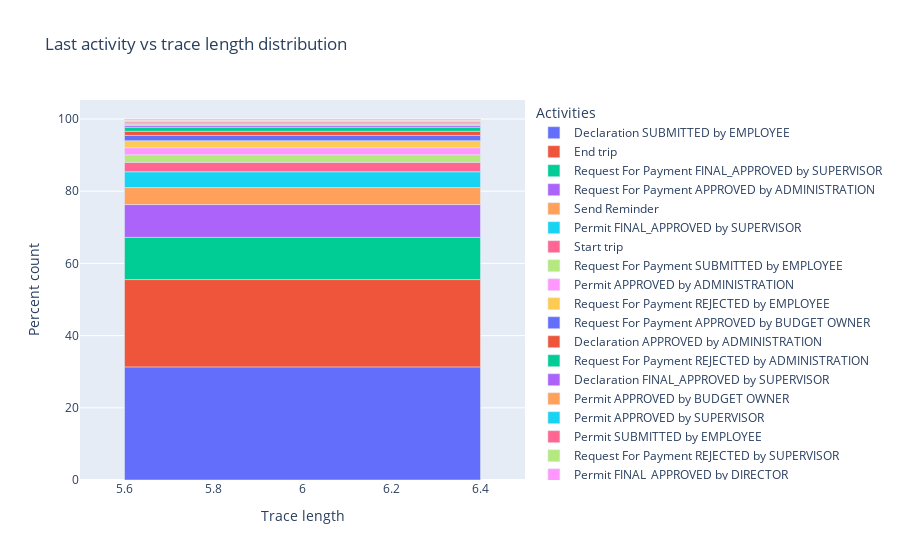

This figure's notebook cell:
### Code cell
# plot the distribution
import plotly.express as px
fig = px.bar(df_dist, x="Trace length", y="Percent count", color="Activities", title="Last activity vs trace length distribution")
fig.show()
# fig.write_html("../docs/activity_vs_trace_length_distribution.html")

### Figure 1 — Plotly figure (JSON) as saved in the notebook; plotly's stock layout.template omitted (floating-point values rounded to 4 significant figures)
{"data": [{"alignmentgroup": "True", "hovertemplate": "Activities=Declaration SUBMITTED by EMPLOYEE<br>Trace length=%{x}<br>Percent count=%{y}<extra></extra>", "legendgroup": "Declaration SUBMITTED by EMPLOYEE", "marker": {"color": "#636efa", "pattern": {"shape": ""}}, "name": "Declaration SUBMITTED by EMPLOYEE", "offsetgroup": "Declaration SUBMITTED by EMPLOYEE", "orientation": "v", "showlegend": true, "textposition": "auto", "type": "bar", "x": [6], "xaxis": "x", "y": [31.33], "yaxis": "y"}, {"alignmentgroup": "True", "hovertemplate": "Activities=End trip<br>Trace length=%{x}<br>Percent count=%{y}<extra></extra>", "legendgroup": "End trip", "marker": {"color": "#EF553B", "pattern": {"shape": ""}}, "name": "End trip", "offsetgroup": "End trip", "orientation": "v", "showlegend": true, "textposition": "auto", "type": "bar", "x": [6], "xaxis": "x", "y": [24.19], "yaxis": "y"}, {"alignmentgroup": "True", "hovertemplate": "Activities=Request For Payment FINAL_APPROVED by SUPERVISOR<br>Trace length=%{x}<br>Percent count=%{y}<extra></extra>", "legendgroup": "Request For Payment FINAL_APPROVED by SUPERVISOR", "marker": {"color": "#00cc96", "pattern": {"shape": ""}}, "name": "Request For Payment FINAL_APPROVED by SUPERVISOR", "offsetgroup": "Request For Payment FINAL_APPROVED by SUPERVISOR", "orientation": "v", "showlegend": true, "textposition": "auto", "type": "bar", "x": [6], "xaxis": "x", "y": [11.69], "yaxis": "y"}, {"alignmentgroup": "True", "hovertemplate": "Activities=Request For Payment APPROVED by ADMINISTRATION<br>Trace length=%{x}<br>Percent count=%{y}<extra></extra>", "legendgroup": "Request For Payment APPROVED by ADMINISTRATION", "marker": {"color": "#ab63fa", "pattern": {"shape": ""}}, "name": "Request For Payment APPROVED by ADMINISTRATION", "offsetgroup": "Request For Payment APPROVED by ADMINISTRATION", "orientation": "v", "showlegend": true, "textposition": "auto", "type": "bar", "x": [6], "xaxis": "x", "y": [9.091], "yaxis": "y"}, {"alignmentgroup": "True", "hovertemplate": "Activities=Send Reminder<br>Trace length=%{x}<br>Percent count=%{y}<extra></extra>", "legendgroup": "Send Reminder", "marker": {"color": "#FFA15A", "pattern": {"shape": ""}}, "name": "Send Reminder", "offsetgroup": "Send Reminder", "orientation": "v", "showlegend": true, "textposition": "auto", "type": "bar", "x": [6], "xaxis": "x", "y": [4.708], "yaxis": "y"}, {"alignmentgroup": "True", "hovertemplate": "Activities=Permit FINAL_APPROVED by SUPERVISOR<br>Trace length=%{x}<br>Percent count=%{y}<extra></extra>", "legendgroup": "Permit FINAL_APPROVED by SUPERVISOR", "marker": {"color": "#19d3f3", "pattern": {"shape": ""}}, "name": "Permit FINAL_APPROVED by SUPERVISOR", "offsetgroup": "Permit FINAL_APPROVED by SUPERVISOR", "orientation": "v", "showlegend": true, "textposition": "auto", "type": "bar", "x": [6], "xaxis": "x", "y": [4.383], "yaxis": "y"}, {"alignmentgroup": "True", "hovertemplate": "Activities=Start trip<br>Trace length=%{x}<br>Percent count=%{y}<extra></extra>", "legendgroup": "Start trip", "marker": {"color": "#FF6692", "pattern": {"shape": ""}}, "name": "Start trip", "offsetgroup": "Start trip", "orientation": "v", "showlegend": true, "textposition": "auto", "type": "bar", "x": [6], "xaxis": "x", "y": [2.597], "yaxis": "y"}, {"alignmentgroup": "True", "hovertemplate": "Activities=Request For Payment SUBMITTED by EMPLOYEE<br>Trace length=%{x}<br>Percent count=%{y}<extra></extra>", "legendgroup": "Request For Payment SUBMITTED by EMPLOYEE", "marker": {"color": "#B6E880", "pattern": {"shape": ""}}, "name": "Request For Payment SUBMITTED by EMPLOYEE", "offsetgroup": "Request For Payment SUBMITTED by EMPLOYEE", "orientation": "v", "showlegend": true, "textposition": "auto", "type": "bar", "x": [6], "xaxis": "x", "y": [2.11], "yaxis": "y"}, {"alignmentgroup": "True", "hovertemplate": "Activities=Permit APPROVED by ADMINISTRATION<br>Trace length=%{x}<br>Percent count=%{y}<extra></extra>", "legendgroup": "Permit APPROVED by ADMINISTRATION", "marker": {"color": "#FF97FF", "pattern": {"shape": ""}}, "name": "Permit APPROVED by ADMINISTRATION", "offsetgroup": "Permit APPROVED by ADMINISTRATION", "orientation": "v", "showlegend": true, "textposition": "auto", "type": "bar", "x": [6], "xaxis": "x", "y": [1.948], "yaxis": "y"}, {"alignmentgroup": "True", "hovertemplate": "Activities=Request For Payment REJECTED by EMPLOYEE<br>Trace length=%{x}<br>Percent count=%{y}<extra></extra>", "legendgroup": "Request For Payment REJECTED by EMPLOYEE", "marker": {"color": "#FECB52", "pattern": {"shape": ""}}, "name": "Request For Payment REJECTED by EMPLOYEE", "offsetgroup": "Request For Payment REJECTED by EMPLOYEE", "orientation": "v", "showlegend": true, "textposition": "auto", "type": "bar", "x": [6], "xaxis": "x", "y": [1.948], "yaxis": "y"}, {"alignmentgroup": "True", "hovertemplate": "Activities=Request For Payment APPROVED by BUDGET OWNER<br>Trace length=%{x}<br>Percent count=%{y}<extra></extra>", "legendgroup": "Request For Payment APPROVED by BUDGET OWNER", "marker": {"color": "#636efa", "pattern": {"shape": ""}}, "name": "Request For Payment APPROVED by BUDGET OWNER", "offsetgroup": "Request For Payment APPROVED by BUDGET OWNER", "orientation": "v", "showlegend": true, "textposition": "auto", "type": "bar", "x": [6], "xaxis": "x", "y": [1.461], "yaxis": "y"}, {"alignmentgroup": "True", "hovertemplate": "Activities=Declaration APPROVED by ADMINISTRATION<br>Trace length=%{x}<br>Percent count=%{y}<extra></extra>", "legendgroup": "Declaration APPROVED by ADMINISTRATION", "marker": {"color": "#EF553B", "pattern": {"shape": ""}}, "name": "Declaration APPROVED by ADMINISTRATION", "offsetgroup": "Declaration APPROVED by ADMINISTRATION", "orientation": "v", "showlegend": true, "textposition": "auto", "type": "bar", "x": [6], "xaxis": "x", "y": [1.136], "yaxis": "y"}, {"alignmentgroup": "True", "hovertemplate": "Activities=Request For Payment REJECTED by ADMINISTRATION<br>Trace length=%{x}<br>Percent count=%{y}<extra></extra>", "legendgroup": "Request For Payment REJECTED by ADMINISTRATION", "marker": {"color": "#00cc96", "pattern": {"shape": ""}}, "name": "Request For Payment REJECTED by ADMINISTRATION", "offsetgroup": "Request For Payment REJECTED by ADMINISTRATION", "orientation": "v", "showlegend": true, "textposition": "auto", "type": "bar", "x": [6], "xaxis": "x", "y": [1.136], "yaxis": "y"}, {"alignmentgroup": "True", "hovertemplate": "Activities=Declaration FINAL_APPROVED by SUPERVISOR<br>Trace length=%{x}<br>Percent count=%{y}<extra></extra>", "legendgroup": "Declaration FINAL_APPROVED by SUPERVISOR", "marker": {"color": "#ab63fa", "pattern": {"shape": ""}}, "name": "Declaration FINAL_APPROVED by SUPERVISOR", "offsetgroup": "Declaration FINAL_APPROVED by SUPERVISOR", "orientation": "v", "showlegend": true, "textposition": "auto", "type": "bar", "x": [6], "xaxis": "x", "y": [0.487], "yaxis": "y"}, {"alignmentgroup": "True", "hovertemplate": "Activities=Permit APPROVED by BUDGET OWNER<br>Trace length=%{x}<br>Percent count=%{y}<extra></extra>", "legendgroup": "Permit APPROVED by BUDGET OWNER", "marker": {"color": "#FFA15A", "pattern": {"shape": ""}}, "name": "Permit APPROVED by BUDGET OWNER", "offsetgroup": "Permit APPROVED by BUDGET OWNER", "orientation": "v", "showlegend": true, "textposition": "auto", "type": "bar", "x": [6], "xaxis": "x", "y": [0.3247], "yaxis": "y"}, {"alignmentgroup": "True", "hovertemplate": "Activities=Permit APPROVED by SUPERVISOR<br>Trace length=%{x}<br>Percent count=%{y}<extra></extra>", "legendgroup": "Permit APPROVED by SUPERVISOR", "marker": {"color": "#19d3f3", "pattern": {"shape": ""}}, "name": "Permit APPROVED by SUPERVISOR", "offsetgroup": "Permit APPROVED by SUPERVISOR", "orientation": "v", "showlegend": true, "textposition": "auto", "type": "bar", "x": [6], "xaxis": "x", "y": [0.3247], "yaxis": "y"}, {"alignmentgroup": "True", "hovertemplate": "Activities=Permit SUBMITTED by EMPLOYEE<br>Trace length=%{x}<br>Percent count=%{y}<extra></extra>", "legendgroup": "Permit SUBMITTED by EMPLOYEE", "marker": {"color": "#FF6692", "pattern": {"shape": ""}}, "name": "Permit SUBMITTED by EMPLOYEE", "offsetgroup": "Permit SUBMITTED by EMPLOYEE", "orientation": "v", "showlegend": true, "textposition": "auto", "type": "bar", "x": [6], "xaxis": "x", "y": [0.3247], "yaxis": "y"}, {"alignmentgroup": "True", "hovertemplate": "Activities=Request For Payment REJECTED by SUPERVISOR<br>Trace length=%{x}<br>Percent count=%{y}<extra></extra>", "legendgroup": "Request For Payment REJECTED by SUPERVISOR", "marker": {"color": "#B6E880", "pattern": {"shape": ""}}, "name": "Request For Payment REJECTED by SUPERVISOR", "offsetgroup": "Request For Payment REJECTED by SUPERVISOR", "orientation": "v", "showlegend": true, "textposition": "auto", "type": "bar", "x": [6], "xaxis": "x", "y": [0.3247], "yaxis": "y"}, {"alignmentgroup": "True", "hovertemplate": "Activities=Permit FINAL_APPROVED by DIRECTOR<br>Trace length=%{x}<br>Percent count=%{y}<extra></extra>", "legendgroup": "Permit FINAL_APPROVED by DIRECTOR", "marker": {"color": "#FF97FF", "pattern": {"shape": ""}}, "name": "Permit FINAL_APPROVED by DIRECTOR", "offsetgroup": "Permit FINAL_APPROVED by DIRECTOR", "orientation": "v", "showlegend": true, "textposition": "auto", "type": "bar", "x": [6], "xaxis": "x", "y": [0.1623], "yaxis": "y"}, {"alignmentgroup": "True", "hovertemplate": "Activities=Permit REJECTED by EMPLOYEE<br>Trace length=%{x}<br>Percent count=%{y}<extra></extra>", "legendgroup": "Permit REJECTED by EMPLOYEE", "marker": {"color": "#FECB52", "pattern": {"shape": ""}}, "name": "Permit REJECTED by EMPLOYEE", "offsetgroup": "Permit REJECTED by EMPLOYEE", "orientation": "v", "showlegend": true, "textposition": "auto", "type": "bar", "x": [6], "xaxis": "x", "y": [0.1623], "yaxis": "y"}, {"alignmentgroup": "True", "hovertemplate": "Activities=Request For Payment APPROVED by SUPERVISOR<br>Trace length=%{x}<br>Percent count=%{y}<extra></extra>", "legendgroup": "Request For Payment APPROVED by SUPERVISOR", "marker": {"color": "#636efa", "pattern": {"shape": ""}}, "name": "Request For Payment APPROVED by SUPERVISOR", "offsetgroup": "Request For Payment APPROVED by SUPERVISOR", "orientation": "v", "showlegend": true, "textposition": "auto", "type": "bar", "x": [6], "xaxis": "x", "y": [0.1623], "yaxis": "y"}], "layout": {"barmode": "relative", "legend": {"title": {"text": "Activities"}, "tracegroupgap": 0}, "title": {"text": "Last activity vs trace length distribution"}, "xaxis": {"anchor": "y", "domain": [0, 1], "title": {"text": "Trace length"}}, "yaxis": {"anchor": "x", "domain": [0, 1], "title": {"text": "Percent count"}}}}
